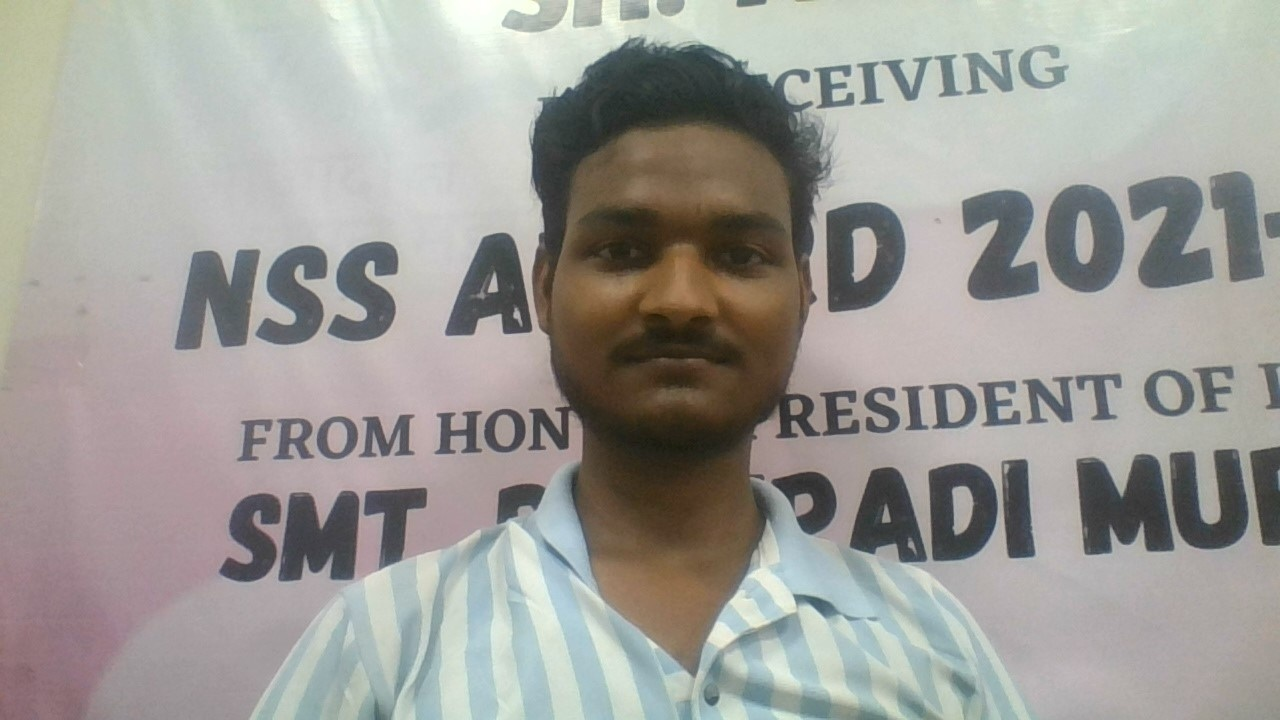
#> input picture cnn_faces/cnn_student_1.jpg, 1280 x 720 px
$ python -i secure_face_recognition.py   (imports and definitions only)   (older library calls are emulated)
#> lines starting #> are read from the running program, lines starting #| are printed output that depends on the picture
#!/usr/bin/env python3
"""
Secure Face Recognition with strict validation and unknown person detection
"""

import cv2
import numpy as np
import logging
from typing import Optional, Dict, List, Tuple
import json
from pathlib import Path
import requests
from PIL import Image
from io import BytesIO

class SecureFaceRecognition:
    """Face recognition with strict security measures"""

    def __init__(self, faces_dir: str = "faces"):
#> further down, picture is the input picture: shape (720, 1280, 3); mean B, G, R 152.2, 156.9, 158.3
        self.faces_dir = Path(faces_dir)
        self.faces_dir.mkdir(exist_ok=True)

        # Strict security thresholds
        self.HIGH_CONFIDENCE_THRESHOLD = 0.85  # 85% minimum for high confidence
        self.MEDIUM_CONFIDENCE_THRESHOLD = 0.75  # 75% for medium confidence
        self.MINIMUM_THRESHOLD = 0.65  # 65% absolute minimum
        self.FACE_QUALITY_THRESHOLD = 0.7  # Face quality check

        # Multiple validation requirements
        self.REQUIRE_MULTIPLE_METRICS = True
        self.MIN_FACE_SIZE = 50  # Minimum face size in pixels

        self.face_data = {}
        self.face_features = {}

        # File paths
        self.face_data_file = Path("face_data_secure.json")
        self.features_file = Path("face_features_secure.json")

        # Load existing data
        self.load_face_data()
        self.load_face_features()

        # Initialize face cascade
        self.face_cascade = cv2.CascadeClassifier(cv2.data.haarcascades + 'haarcascade_frontalface_default.xml')

        logging.basicConfig(level=logging.INFO)

    def validate_face_quality(self, face_img: np.ndarray) -> Tuple[bool, float, str]:
        """Validate face image quality with multiple checks"""
        try:
            if face_img is None or face_img.size == 0:
                return False, 0.0, "Empty or invalid image"

            h, w = face_img.shape

            # Size check
            if h < self.MIN_FACE_SIZE or w < self.MIN_FACE_SIZE:
                return False, 0.0, f"Face too small: {h}x{w} (minimum {self.MIN_FACE_SIZE}x{self.MIN_FACE_SIZE})"

            # Blur detection using Laplacian variance
            laplacian_var = cv2.Laplacian(face_img, cv2.CV_64F).var()
            blur_threshold = 100  # Adjust based on testing

            if laplacian_var < blur_threshold:
                return False, laplacian_var/blur_threshold, f"Image too blurry: {laplacian_var:.1f} < {blur_threshold}"

            # Brightness check
            mean_brightness = np.mean(face_img)
            if mean_brightness < 30 or mean_brightness > 230:
                return False, 0.5, f"Poor lighting: brightness={mean_brightness:.1f}"

            # Contrast check
            contrast = np.std(face_img)
            if contrast < 20:
                return False, contrast/20, f"Low contrast: {contrast:.1f}"

            # Calculate overall quality score
            quality_score = min(1.0, (laplacian_var/blur_threshold) * 0.6 + (contrast/50) * 0.4)

            if quality_score < self.FACE_QUALITY_THRESHOLD:
                return False, quality_score, f"Overall quality too low: {quality_score:.2f} < {self.FACE_QUALITY_THRESHOLD}"

            return True, quality_score, "Face quality acceptable"

        except Exception as e:
            return False, 0.0, f"Error validating face quality: {e}"

    def extract_enhanced_features(self, face_img: np.ndarray) -> Optional[np.ndarray]:
        """Extract enhanced facial features with better discrimination"""
        try:
            # Validate face quality first
            is_valid, quality_score, message = self.validate_face_quality(face_img)
            if not is_valid:
                logging.warning(f"Face quality validation failed: {message}")
                return None

            # Resize to standard size
            face_img = cv2.resize(face_img, (100, 100))

            # Advanced preprocessing
            # 1. Histogram equalization for lighting normalization
            face_img = cv2.equalizeHist(face_img)

            # 2. Gaussian blur to reduce noise
            face_img = cv2.GaussianBlur(face_img, (3, 3), 0)

            # 3. Normalize pixel values
            face_img = cv2.normalize(face_img, None, 0, 255, cv2.NORM_MINMAX)

            # Extract multiple discriminative features
            features = []

            # 1. Enhanced LBP with multiple radii for better discrimination
            for radius in [1, 2, 3]:
                lbp = self.calculate_lbp(face_img, radius, 8)
                lbp_hist, _ = np.histogram(lbp.ravel(), bins=256, range=(0, 256))
                lbp_hist = lbp_hist.astype(float)
                lbp_hist /= (lbp_hist.sum() + 1e-7)
                features.extend(lbp_hist)

            # 2. Gradient features with multiple orientations
            grad_x = cv2.Sobel(face_img, cv2.CV_64F, 1, 0, ksize=3)
            grad_y = cv2.Sobel(face_img, cv2.CV_64F, 0, 1, ksize=3)
            grad_mag = np.sqrt(grad_x**2 + grad_y**2)
            grad_dir = np.arctan2(grad_y, grad_x)

            # Gradient magnitude histogram
            grad_hist, _ = np.histogram(grad_mag.ravel(), bins=50, range=(0, 255))
            grad_hist = grad_hist.astype(float)
            grad_hist /= (grad_hist.sum() + 1e-7)
            features.extend(grad_hist)

            # Gradient direction histogram
            dir_hist, _ = np.histogram(grad_dir.ravel(), bins=36, range=(-np.pi, np.pi))
            dir_hist = dir_hist.astype(float)
            dir_hist /= (dir_hist.sum() + 1e-7)
            features.extend(dir_hist)

            # 3. Regional intensity features (divide face into regions)
            h, w = face_img.shape
            regions = [
                face_img[:h//2, :w//2],    # Top-left
                face_img[:h//2, w//2:],    # Top-right
                face_img[h//2:, :w//2],    # Bottom-left
                face_img[h//2:, w//2:],    # Bottom-right
                face_img[h//4:3*h//4, w//4:3*w//4]  # Center region
            ]

            for region in regions:
                if region.size > 0:
                    region_hist, _ = np.histogram(region.ravel(), bins=32, range=(0, 255))
                    region_hist = region_hist.astype(float)
                    region_hist /= (region_hist.sum() + 1e-7)
                    features.extend(region_hist)

            return np.array(features)

        except Exception as e:
            logging.error(f"Error extracting enhanced features: {e}")
            return None

    # [114 lines left out: functions calculate_lbp, calculate_multi_metric_similarity, validate_recognition_result, not called in this run]

    def load_face_data(self):
        """Load face data from file"""
        if self.face_data_file.exists():
            try:
                with open(self.face_data_file, 'r') as f:
                    self.face_data = json.load(f)
            except Exception as e:
                logging.error(f"Error loading face data: {e}")
                self.face_data = {}

    # [7 lines left out: function save_face_data, not called in this run]

    def load_face_features(self):
        """Load face features from file"""
        if self.features_file.exists():
            try:
                with open(self.features_file, 'r') as f:
                    data = json.load(f)
                    # Convert back to numpy arrays
                    self.face_features = {k: np.array(v) for k, v in data.items()}
            except Exception as e:
                logging.error(f"Error loading face features: {e}")
                self.face_features = {}

    # [86 lines left out: functions save_face_features, download_image_from_url, extract_and_save_face, not called in this run]

    def recognize_face_from_image(self, image: np.ndarray) -> Optional[Dict]:
        """Securely recognize face from image with strict validation"""
        try:
            # Convert to grayscale
            gray = cv2.cvtColor(image, cv2.COLOR_BGR2GRAY)
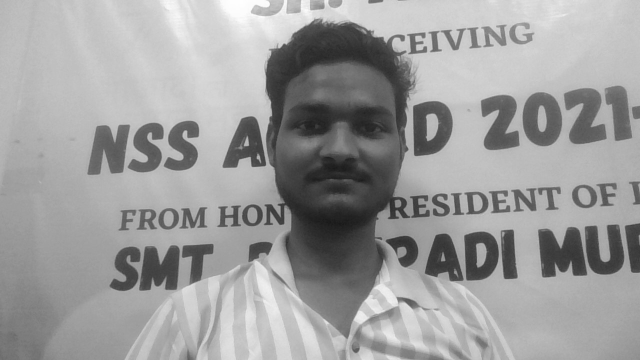
#> gray: shape (720, 1280) (shown at 1/2 size); min 23, max 255, mean 156.7

            # Detect faces
            faces = self.face_cascade.detectMultiScale(gray, 1.1, 4)
#> faces = [[232, 404, 54, 54], [524, 127, 314, 314]]

            if len(faces) == 0:
                return {
                    'match_found': False,
                    'reason': 'No faces detected in image',
                    'confidence_level': 'NO_FACE'
                }

            # Take the largest face
            face = max(faces, key=lambda x: x[2] * x[3])
#> face = [524, 127, 314, 314]
            x, y, w, h = face
#> x = 524; y = 127; w = 314; h = 314

            # Extract face region with padding
            padding = int(min(w, h) * 0.1)
#> padding = 31
            x = max(0, x - padding)
#> x = 493
            y = max(0, y - padding)
#> y = 96
            w = min(gray.shape[1] - x, w + 2*padding)
#> w = 376
            h = min(gray.shape[0] - y, h + 2*padding)
#> h = 376

            uploaded_face = gray[y:y+h, x:x+w]
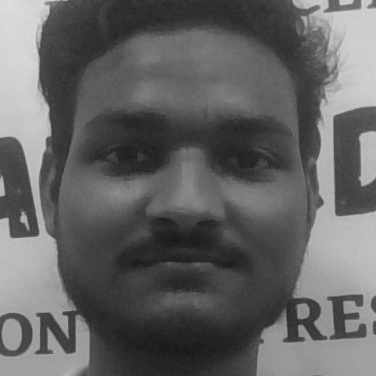
#> uploaded_face: shape (376, 376); min 23, max 222, mean 99.3

            # Extract enhanced features with quality validation
            uploaded_features = self.extract_enhanced_features(uploaded_face)
#> in validate_face_quality, `laplacian_var = cv2.Laplacian(face_img, cv2.CV_64F).var()`: laplacian_var = 95.73
#> in extract_enhanced_features, `is_valid, quality_score, message = self.validate_face_quality(face_img)`: is_valid = False; quality_score = 0.957; message = 'Image too blurry: 95.7 < 100'
            if uploaded_features is None:
                return {
                    'match_found': False,
                    'reason': 'Face quality validation failed',
                    'confidence_level': 'POOR_QUALITY'
                }

            # Compare with all stored features using strict validation
            best_result = None
            all_results = []

            for student_id, stored_features in self.face_features.items():
                similarities = self.calculate_multi_metric_similarity(uploaded_features, stored_features)
                result = self.validate_recognition_result(similarities, student_id)
                all_results.append(result)

                if result['accept_match'] and (best_result is None or result['ensemble_score'] > best_result['ensemble_score']):
                    best_result = result

            # Return the best valid match or rejection
            if best_result and best_result['accept_match']:
                return {
                    'match_found': True,
                    'student_id': best_result['student_id'],
                    'confidence_percentage': best_result['confidence_percentage'],
                    'confidence_level': best_result['confidence_level'],
                    'ensemble_score': best_result['ensemble_score'],
                    'similarities': best_result['similarities'],
                    'security_checks': best_result['security_checks']
                }
            else:
                # Find the best rejected match for information
                best_rejected = max(all_results, key=lambda x: x['ensemble_score']) if all_results else None

                return {
                    'match_found': False,
                    'reason': 'No student meets security validation requirements',
                    'confidence_level': 'REJECTED',
                    'best_rejected_match': {
                        'student_id': best_rejected['student_id'],
                        'confidence_percentage': best_rejected['confidence_percentage'],
                        'confidence_level': best_rejected['confidence_level']
                    } if best_rejected else None
                }

        except Exception as e:
            logging.error(f"Error recognizing face: {e}")
            return {
                'match_found': False,
                'reason': f'Error during recognition: {str(e)}',
                'confidence_level': 'ERROR'
            }

# Initialize secure face recognizer
secure_face_recognizer = SecureFaceRecognition()

>>> import cv2
>>> picture = cv2.imread('../cnn_faces/cnn_student_1.jpg')
>>> result = SecureFaceRecognition().recognize_face_from_image(picture)
#> result = {'match_found': False, 'reason': 'Face quality validation failed', 'confidence_level': 'POOR_QUALITY'}

$ run again, on cnn_faces/cnn_student_2.jpg
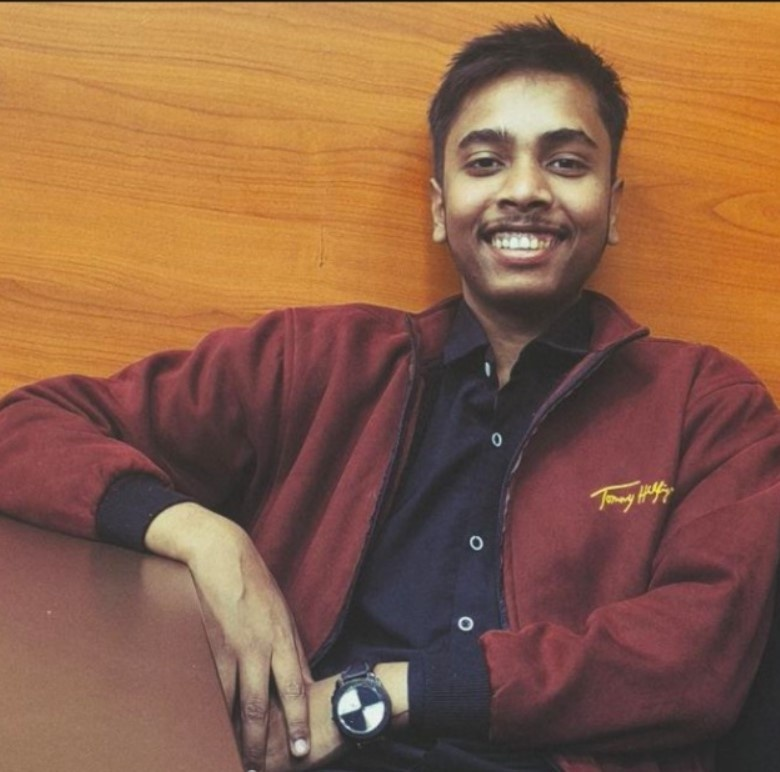
#> input picture cnn_faces/cnn_student_2.jpg, 780 x 772 px
#> picture is the input picture: shape (772, 780, 3); mean B, G, R 71.2, 96.7, 139.3
#> in recognize_face_from_image, `gray = cv2.cvtColor(image, cv2.COLOR_BGR2GRAY)`:
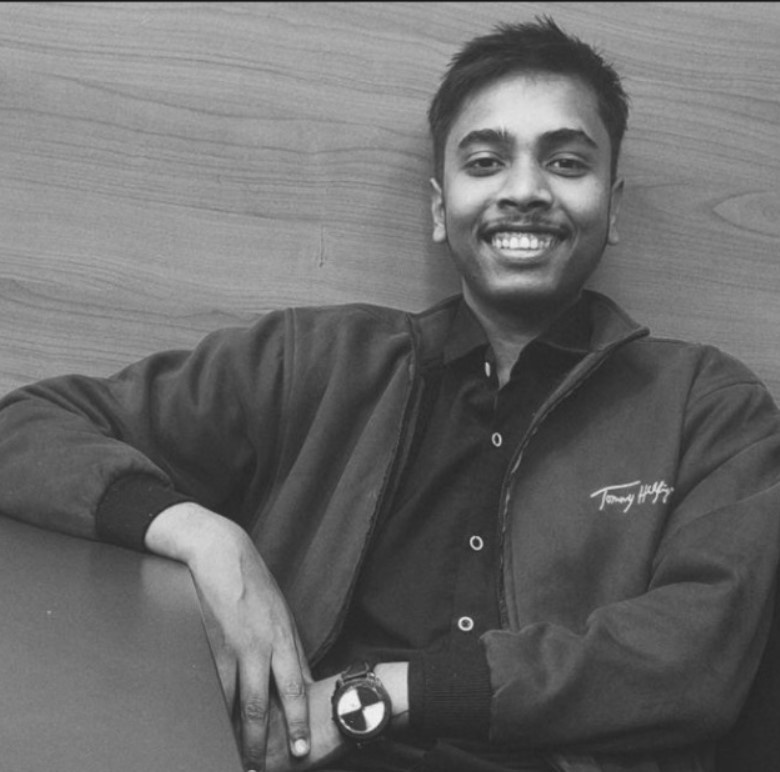
#> gray: shape (772, 780); min 20, max 243, mean 106.5
#> faces = [[421, 77, 206, 206]]
#> face = [421, 77, 206, 206]
#> in recognize_face_from_image, `x, y, w, h = face`: x = 421; y = 77; w = 206
#> padding = 20
#> in recognize_face_from_image, `x = max(0, x - padding)`: x = 401
#> in recognize_face_from_image, `y = max(0, y - padding)`: y = 57
#> in recognize_face_from_image, `w = min(gray.shape[1] - x, w + 2*padding)`: w = 246
#> in recognize_face_from_image, `uploaded_face = gray[y:y+h, x:x+w]`:
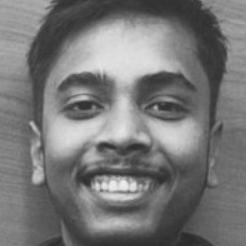
#> uploaded_face: shape (246, 246); min 43, max 238, mean 119.2
#> laplacian_var = 49.42
#> is_valid = False; quality_score = 0.494; message = 'Image too blurry: 49.4 < 100'
#> result = {'match_found': False, 'reason': 'Face quality validation failed', 'confidence_level': 'POOR_QUALITY'}

$ run again, on cnn_faces/cnn_student_3.jpg
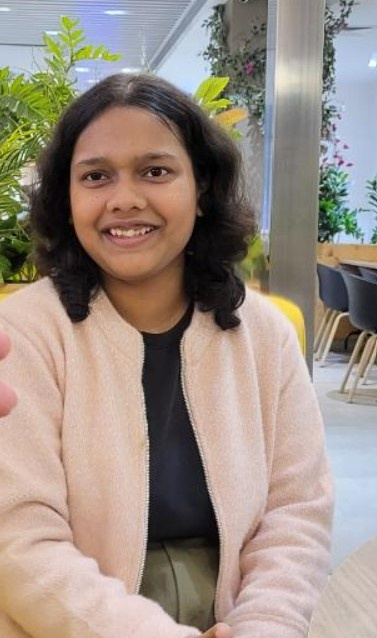
#> input picture cnn_faces/cnn_student_3.jpg, 377 x 638 px
#> picture is the input picture: shape (638, 377, 3); mean B, G, R 132.1, 142.1, 155.2
#> faces = [[52, 113, 154, 154]]
#> face = [52, 113, 154, 154]
#> in recognize_face_from_image, `x, y, w, h = face`: x = 52; y = 113; w = 154
#> padding = 15
#> in recognize_face_from_image, `x = max(0, x - padding)`: x = 37
#> in recognize_face_from_image, `y = max(0, y - padding)`: y = 98
#> in recognize_face_from_image, `w = min(gray.shape[1] - x, w + 2*padding)`: w = 184
#> in recognize_face_from_image, `uploaded_face = gray[y:y+h, x:x+w]`:
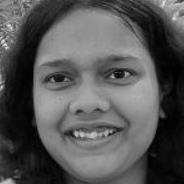
#> uploaded_face: shape (184, 184); min 0, max 230, mean 85.4
#> laplacian_var = 241.2
#> mean_brightness = 85.41
#> contrast = 55.33
#> in validate_face_quality, `quality_score = min(1.0, (laplacian_var/blur_threshold) * 0.6 + (contr..`: quality_score = 1
#> in extract_enhanced_features, `is_valid, quality_score, message = self.validate_face_quality(face_img)`: is_valid = True; quality_score = 1; message = 'Face quality acceptable'
#> after the loop in extract_enhanced_features, `for radius in [1, 2, 3]:`: features = 768 values, max 0.194 at index 250, min 0 at index 1, mean 0.00391
#> in extract_enhanced_features, `grad_dir = np.arctan2(grad_y, grad_x)`:
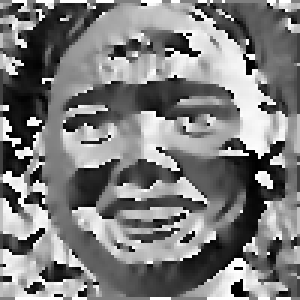
#> grad_dir: shape (100, 100) float64 (shown 3 times larger); min -3.14, max 3.14, mean -0.0426; drawn with min black and max white
#> in extract_enhanced_features, `grad_hist, _ = np.histogram(grad_mag.ravel(), bins=50, range=(0, 255))`: grad_hist = 50 values, max 468 at index 5, min 31 at index 48, mean 188.2
#> in extract_enhanced_features, `grad_hist /= (grad_hist.sum() + 1e-7)`: grad_hist = 50 values, max 0.0497 at index 5, min 0.00329 at index 48, mean 0.02
#> in extract_enhanced_features, `dir_hist, _ = np.histogram(grad_dir.ravel(), bins=36, range=(-np.pi, n..`: dir_hist = 36 values, max 419 at index 27, min 180 at index 17, mean 277.8
#> in extract_enhanced_features, `dir_hist /= (dir_hist.sum() + 1e-7)`: dir_hist = 36 values, max 0.0419 at index 27, min 0.018 at index 17, mean 0.0278
#> the loop in extract_enhanced_features, `for region in regions:` made 5 passes
#> after the loop in extract_enhanced_features, `for region in regions:`: features = 1014 values, max 0.194 at index 250, min 0 at index 1, mean 0.00986
#> uploaded_features has the same summary as features in extract_enhanced_features
#> after the loop in recognize_face_from_image, `for student_id, stored_features in self.face_features.items():`: all_results = []
#> result = 4 items
